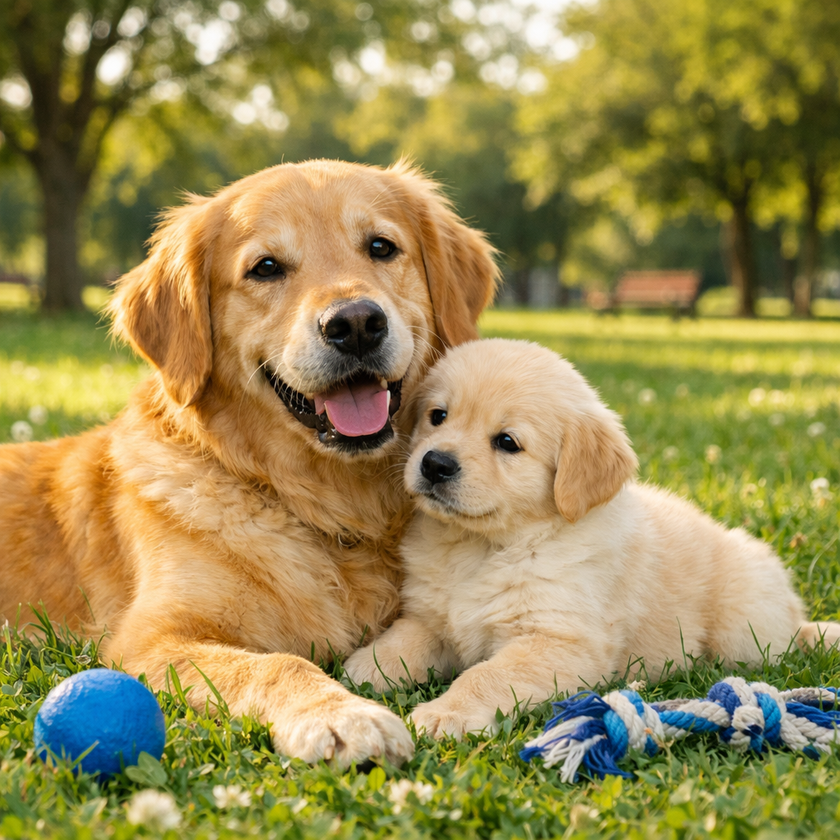
#> input picture image.png, 840 x 840 px, shrunk from 1024 x 1024 before the run
$ python practical_no_6.py
#> lines starting #> are read from the running program, lines starting #| are printed output that depends on the picture
"""# **PRACTICAL NO. 6**

The aim of this program is to demonstrate two common techniques used for noise reduction in
images: linear smoothing and nonlinear smoothing.
"""

import cv2
import numpy as np
import matplotlib.pyplot as plt
from scipy import ndimage

image_path = 'image.png'
original_imge = cv2.imread(image_path, cv2.IMREAD_GRAYSCALE)
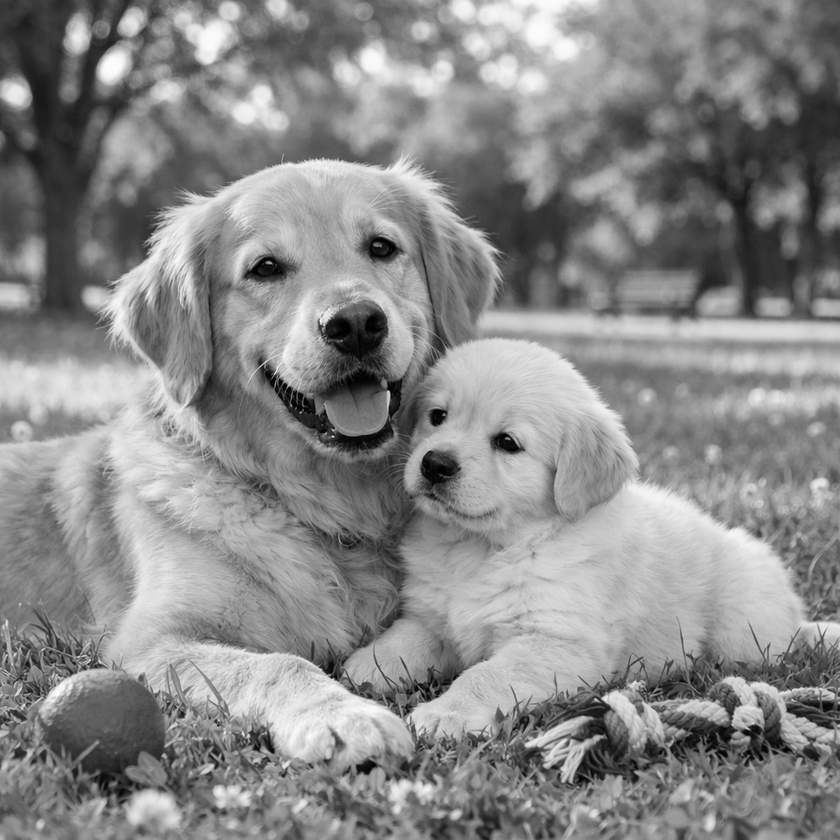
#> original_imge: shape (840, 840); min 0, max 253, mean 137.1

# Check if the image is loaded successfully
if original_imge is None:
    print("Error: Image not found or could not be loaded.")
    exit()

# Add Gaussian noise to the image
noise = np.random.normal(0, 25, original_imge.shape).astype('uint8')
noisy_image = cv2.add(original_imge, noise)
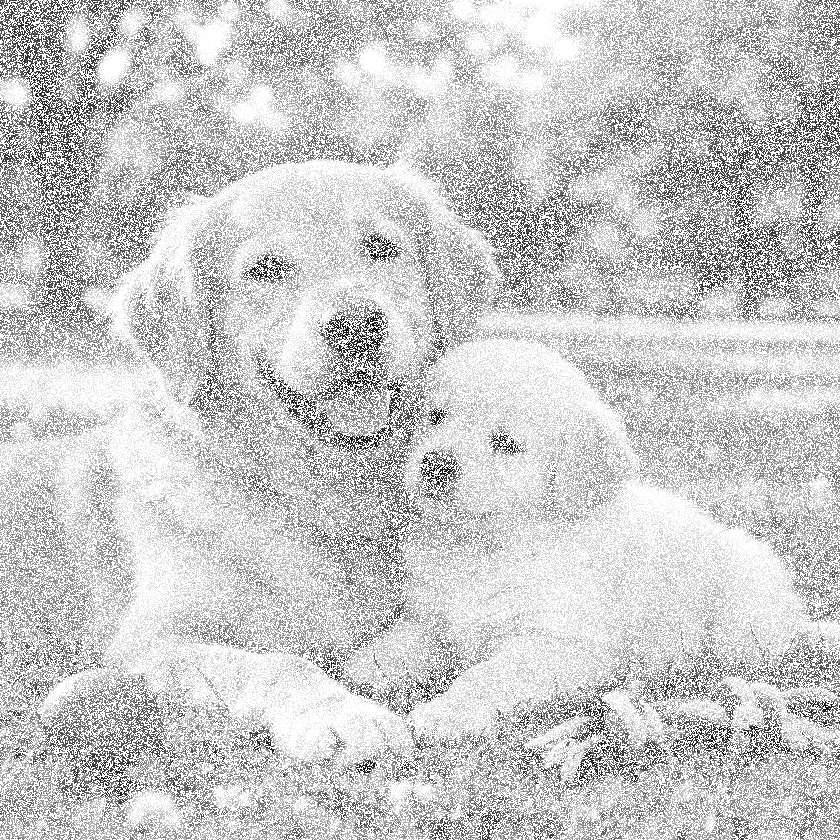
#> noisy_image: shape (840, 840); min 0, max 255, mean 203.5

# Function to apply linear (Gaussian blur) smoothing

def linear_smoothing(image, kernel_size):
#> called with kernel_size = 5
    return cv2.GaussianBlur(image, (kernel_size, kernel_size), 0)

# Function to apply nonlinear (median filter) smoothing
def nonlinear_smoothing(image, kernel_size):
#> called with kernel_size = 5
    return cv2.medianBlur(image, kernel_size)
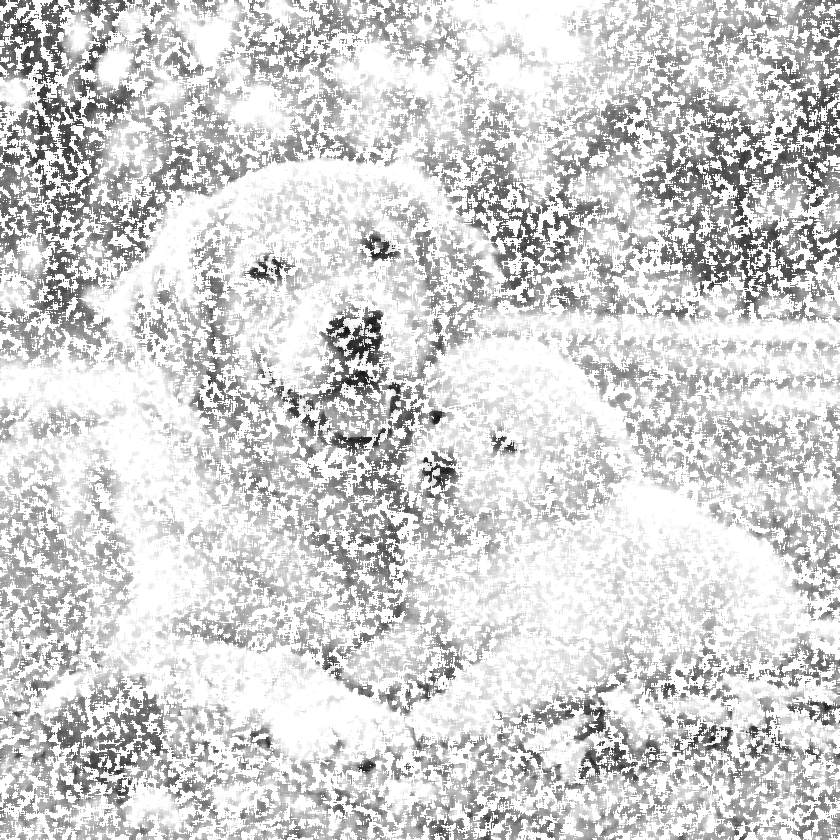
#> returned value: shape (840, 840); min 17, max 255, mean 210.6

# Apply linear smoothing (Gaussian blur)
linear_smoothed_image = linear_smoothing(noisy_image, kernel_size=5)

# Apply nonlinear smoothing (median filter)
nonlinear_smoothed_image = nonlinear_smoothing(noisy_image, kernel_size=5)

# Display the results
plt.figure(figsize=(12, 6))

plt.subplot(2, 3, 1)
plt.imshow(original_imge, cmap='gray')
plt.title('Original Image')

plt.subplot(2, 3, 2)
plt.imshow(noisy_image, cmap='gray')
plt.title('Noisy Image')

plt.tight_layout()
plt.show()
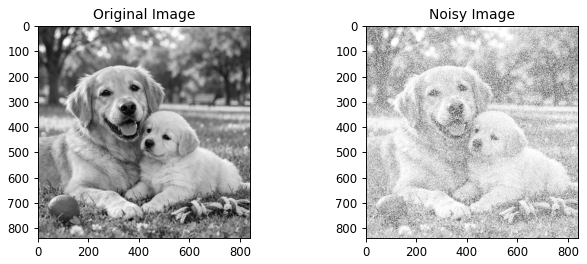
#> figure drawn by matplotlib, 2 panels

# Display the results
plt.figure(figsize=(12, 6))
plt.subplot(2, 3, 1)
plt.imshow(linear_smoothed_image, cmap='gray')
plt.title('Linear Smoothing (Gaussian Blur)')
plt.subplot(2, 3, 2)
plt.imshow(nonlinear_smoothed_image, cmap='gray')
plt.title('Nonlinear Smoothing (Median Filter)')
plt.tight_layout()
plt.show()
